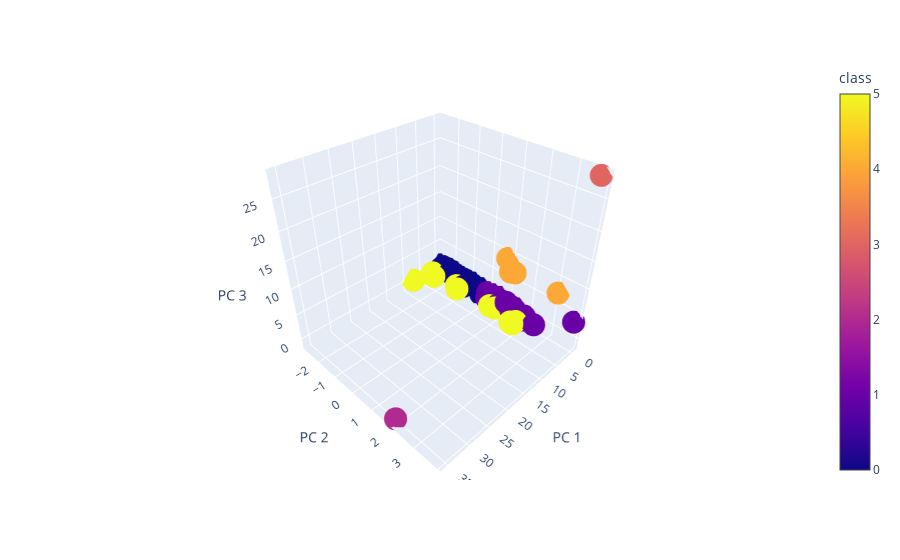

The notebook cell this image was saved under:
### Markdown cell above
### Visualizing Results

#### 3D-Scatter with Clusters

### Code cell
# Creating a 3D-Scatter with the PCA data and the clusters
fig = px.scatter_3d(clustered_df, x="PC 1", y="PC 2", z="PC 3", color="class", hover_name="CoinName", hover_data=["Algorithm"])
fig.show()

### Figure 1 — Plotly figure (JSON) as saved in the notebook; plotly's stock layout.template omitted (floating-point values rounded to 4 significant figures; data arrays with more than 128 entries replaced by an {"elided": "..."} marker saying what was removed)
{"data": [{"customdata": {"elided": "578x1 str values"}, "hoverlabel": {"namelength": 0}, "hovertemplate": "<b>%{hovertext}</b><br><br>PC 1=%{x}<br>PC 2=%{y}<br>PC 3=%{z}<br>Algorithm=%{customdata[0]}<br>class=%{marker.color}", "hovertext": {"elided": "578 str values"}, "legendgroup": "", "marker": {"color": {"elided": "578 int values"}, "coloraxis": "coloraxis", "symbol": "circle"}, "mode": "markers", "name": "", "scene": "scene", "showlegend": false, "type": "scatter3d", "x": {"elided": "578 float values"}, "y": {"elided": "578 float values"}, "z": {"elided": "578 float values"}}], "layout": {"autosize": true, "coloraxis": {"colorbar": {"title": {"text": "class"}}, "colorscale": [[0, "#0d0887"], [0.1111, "#46039f"], [0.2222, "#7201a8"], [0.3333, "#9c179e"], [0.4444, "#bd3786"], [0.5556, "#d8576b"], [0.6667, "#ed7953"], [0.7778, "#fb9f3a"], [0.8889, "#fdca26"], [1, "#f0f921"]]}, "legend": {"tracegroupgap": 0}, "margin": {"t": 60}, "scene": {"aspectmode": "auto", "aspectratio": {"x": 1, "y": 1, "z": 1}, "camera": {"center": {"x": 0, "y": 0, "z": 0}, "eye": {"x": 1.352, "y": 1.352, "z": 1.352}, "projection": {"type": "perspective"}, "up": {"x": -0.009228, "y": 0.009314, "z": 0.9999}}, "domain": {"x": [0, 0.98], "y": [0, 1]}, "xaxis": {"title": {"text": "PC 1"}, "type": "linear"}, "yaxis": {"title": {"text": "PC 2"}, "type": "linear"}, "zaxis": {"title": {"text": "PC 3"}, "type": "linear"}}}}
